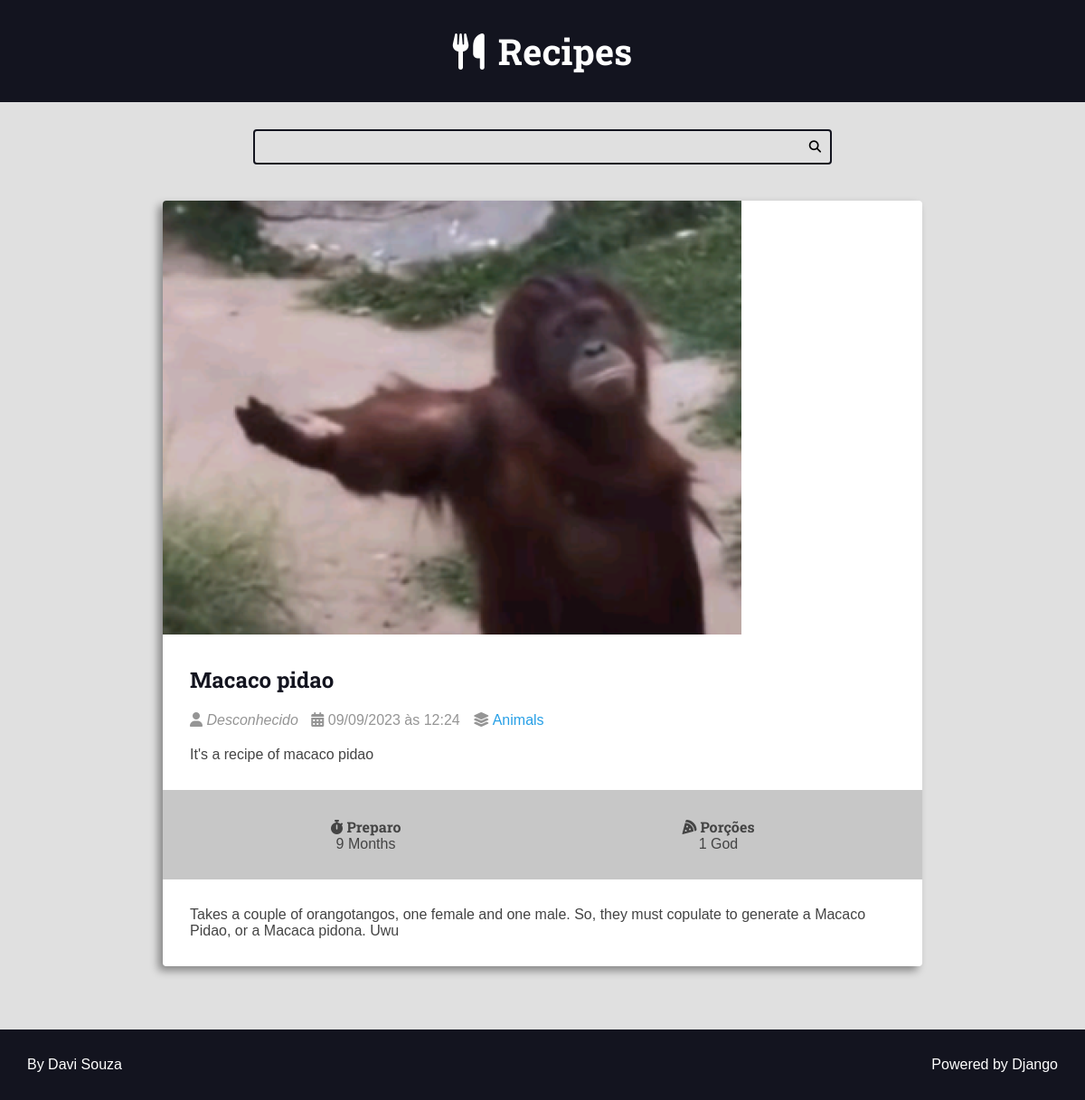
The page /recipes/macaco-pidao/ on the database its author committed.
### recipes/models.py (models this page shows, shortened)
class Recipe(models.Model):
    title = models.CharField(max_length=65)
    description = models.CharField(max_length=165)
    slug = models.SlugField(blank=True, unique=True)
    preparation_time = models.IntegerField()
    preparation_time_unit = models.CharField(max_length=65)
    servings = models.IntegerField()
    servings_unit = models.CharField(max_length=65)
    preparation_steps = models.TextField()
    preparation_steps_is_html = models.BooleanField(default=False)
    created_at = models.DateTimeField(auto_now_add=True)
    updated_at = models.DateTimeField(auto_now=True)
    is_published = models.BooleanField(default=False)
    cover = models.ImageField(
        upload_to='recipes/covers/%Y/%m/%d/', blank=True, null=True)
    category = models.ForeignKey(
        Category, on_delete=models.SET_NULL, null=True, blank=True,
        default=None)
    author = models.ForeignKey(
        Authors, on_delete=models.SET_NULL, null=True)

class Category(models.Model):
    name = models.CharField(max_length=65)

### recipes/views.py (the view)
# urls.py: path('recipes/<slug>/', views.recipe, name="recipe"),
def recipe(request, slug):
    context = {}
    if Recipe.objects.filter(slug=slug).exists():
        recipe = Recipe.objects.get(slug=slug)
        context = {
            'recipe': recipe,
            'title': f'{recipe.title} | ',
            'is_detail_page': True,
        }
        return render(request, 'recipes/pages/recipe.html', context)
    else:
        response = render(request, 'recipes/pages/404_error.html',
                          context={"title": "Recipe not found | ",
                                   'is_detail_page': True, })
        response.status_code = 404
        return response

### recipes/templates/recipes/pages/recipe.html (shortened to what this page needs)
{% extends 'global/base.html' %}
{% block content %}
    <div class="main-content main-content-detail container">
        {% include '../partials/recipe-cards.html' %}
    </div>
{% endblock content %}

### recipes/templates/recipes/partials/recipe-cards.html (shortened to what this page needs)
<div class="recipe recipe-list-item">
    <div class="recipe-cover">
        {% if recipe.cover %}
        <a href="{% url 'recipes:recipe' recipe.slug %}">
            <img src="{{recipe.cover.url}}" alt="Temp">
        </a>
        {% endif %}
    </div>
    <div class="recipe-title-container">
        <h2 class="recipe-title">
            <a href="{% url 'recipes:recipe' recipe.slug %}">
                {{recipe.title}}
            </a>
        </h2>
    </div>
    <div class="recipe-author">
        <span class="recipe-author-item">
            <i class="fas fa-user"></i>
            {% if recipe.author is not None %}
            {% if recipe.author.first_name %}
            {{recipe.author.first_name}} {{recipe.author.last_name}}
            {% else %}
            {{recipe.author.username}}
            {% endif %}
            {% else %}
            <em>Desconhecido</em>
            {% endif %}
        </span>
        <span class="recipe-author-item">
            <i class="fas fa-calendar-alt"></i>
            {{recipe.created_at|date:"d/m/Y"}} às {{recipe.created_at|date:"H:i"}}
        </span>
        {% if recipe.category is not None %}
        <span class="recipe-author-item">
            <i class="fas fa-layer-group"></i>
            <span> <a href="{% url 'recipes:category' recipe.category.id %}"> {{recipe.category.name}} </a> </span>
        </span>
        {% endif %}
    </div>
    <div class="recipe-content">
        <p> {{recipe.description}} </p>
    </div>
    <div class="recipe-meta-container">
        <div class="recipe-meta recipe-preparation">
            <h3 class="recipe-meta-title"><i class="fas fa-stopwatch"></i> Preparo</h3>
            <div class="recipe-meta-text">
                {{recipe.preparation_time}} {{recipe.preparation_time_unit}}
            </div>
        </div>
        <div class="recipe-meta recipe-servings">
            <h3 class="recipe-meta-title"><i class="fas fa-pizza-slice"></i> Porções</h3>
            <div class="recipe-meta-text">
                {{recipe.servings}} {{recipe.servings_unit}}
            </div>
        </div>
    </div>
    {% if is_detail_page %}
    <div class="preparation-steps">
        {% if recipe.preparation_steps_is_html %}
        {{recipe.preparation_steps|safe}}
        {% else %}
        {{recipe.preparation_steps}}
        {% endif %}
    </div>
    {% endif %}
</div>

### static/global/css/styles.css (style rules this page uses)
:root { --color-primary: #269fe6; --color-primary-hover: #2086c2; --color-primary-dark: #13141f; --color-primary-dark-hover: #212336; --color-primary-light: #d4ecfa; --color-primary-light-hover: #bdd8e7; --color-white: #fff; --color-black: #000; --color-dark-text: #444; --color-info-light: #cce5ff; --color-debug-light: #cce5ff; --color-success-light: #d4edda; --color-alert-light: #fff3cd; --color-warning-light: #fff3cd; --color-error-light: #f8d7da; --color-info-dark: #4d86c4; --color-debug-dark: #4d86c4; --color-success-dark: #4a9c5d; --color-alert-dark: #927f40; --color-warning-dark: #927f40; --color-error-dark: #cc2e3b; --color-error-dark-hover: #b83842; --color-gray-0: #f9f9f9; --color-gray-1: #e0e0e0; --color-gray-2: #c7c7c7; --color-gray-3: #aeaeae; --color-gray-4: #959595; --color-gray-5: #7d7d7d; --color-gray-6: #646464; --color-gray-7: #4b4b4b; --color-gray-8: #323232; --color-gray-9: #191919; --font-primary: sans-serif; --font-headings: 'Roboto Slab', serif; --spacing-gutter-medium: 3rem; --spacing-gutter-large: 4rem; }
* { padding: 0; margin: 0; box-sizing: border-box; }
html { font-size: 62.5%; }
body { background: var(--color-gray-1); font-size: 1.6rem; font-family: var(--font-primary); color: var(--color-dark-text); }
h1, h2, h3, h4, h5, h6 { font-family: var(--font-headings); }
img { max-width: 100%; }
.container { max-width: 144rem; margin: 0 auto; padding: var(--spacing-gutter-medium); }
.main-content { padding-top: 0; }
.recipe { background: var(--color-white); box-shadow: -5px 5px 10px rgba(0, 0, 0, .4); transform: scale(1); transition: all 250ms ease-in-out; border-radius: 4px; overflow: hidden; }
.recipe img { max-width: 100%; }
.recipe-list-item { max-width: 64rem; height: fit-content; }
.recipe-title-container { padding: var(--spacing-gutter-medium); padding-bottom: 2rem; }
.recipe-title-container a { text-decoration: none; color: var(--color-primary-dark) }
.recipe-author { padding: 0 var(--spacing-gutter-medium); }
.recipe-author a { color: var(--color-primary); transition: all 300ms ease-in-out; text-decoration: none; }
.recipe-author-item { color: var(--color-gray-4); margin-right: 1rem; }
.recipe-content { padding: var(--spacing-gutter-medium); padding-top: 2rem; }
.recipe-meta-container { justify-content: center; display: flex; flex-flow: row wrap; padding: var(--spacing-gutter-medium); background: var(--color-gray-2); }
.recipe-meta { display: flex; flex-flow: column nowrap; flex-shrink: 1; flex-grow: 1; text-align: center; }
.recipe-meta-title { font-size: 1.6rem; }
.main-content-detail .recipe-list-item { max-width: 84rem; margin: 0 auto; }
.preparation-steps { padding: var(--spacing-gutter-medium); }

### rows shown on the page
Recipe: cover (picture), title "Macaco pidao", created_at "09/09/2023", created_at "12:24", category.name "Animals", description "It's a recipe of macaco pidao", preparation_time "9", preparation_time_unit "Months", servings "1", servings_unit "God", preparation_steps "Takes a couple of orangotangos, one female and one male. So, they must copulate to generate a Macaco Pidao, or a Macaca pidona. Uwu"
